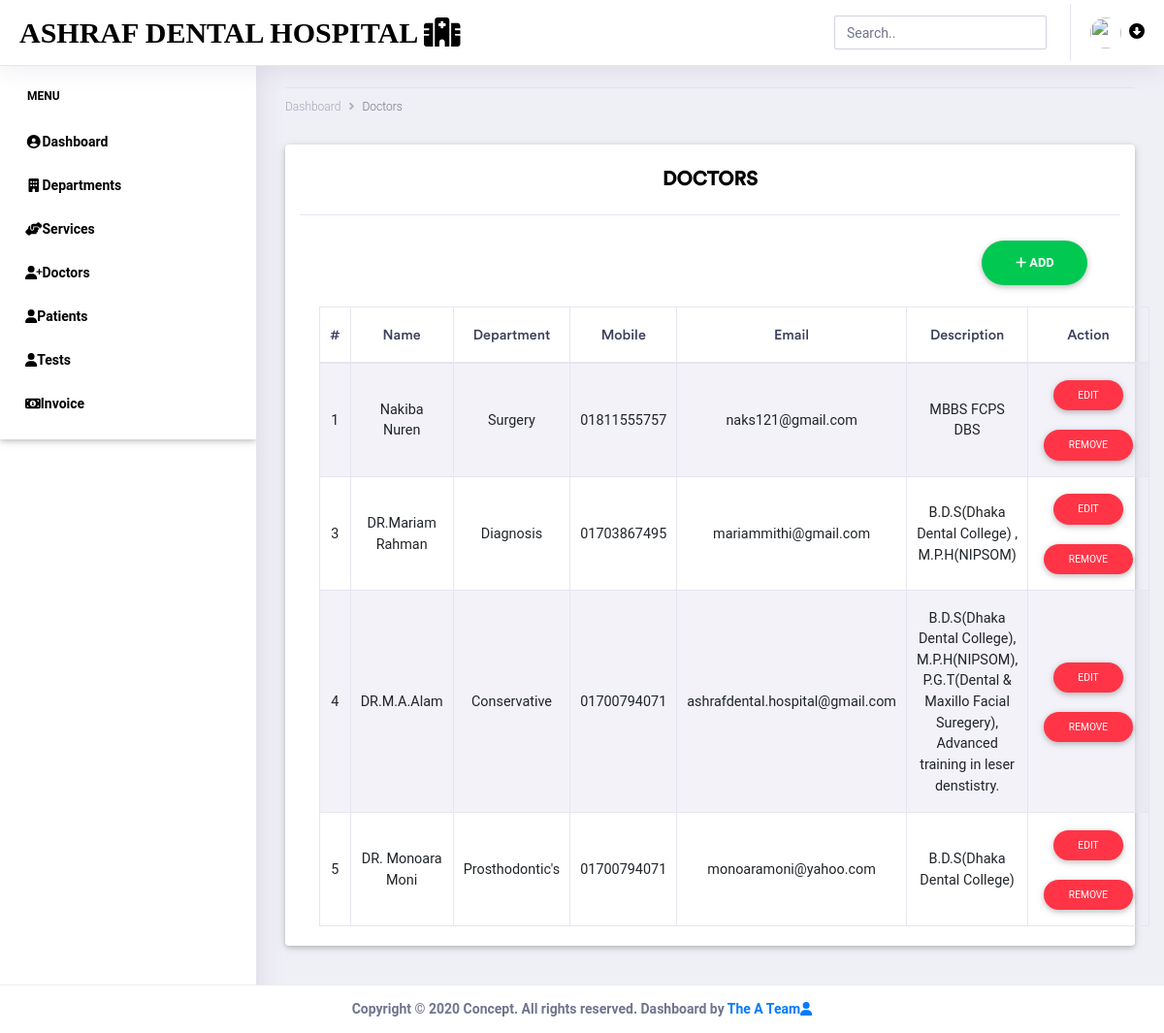
/doctors/ (signed in), run on an earlier commit of the app's database.
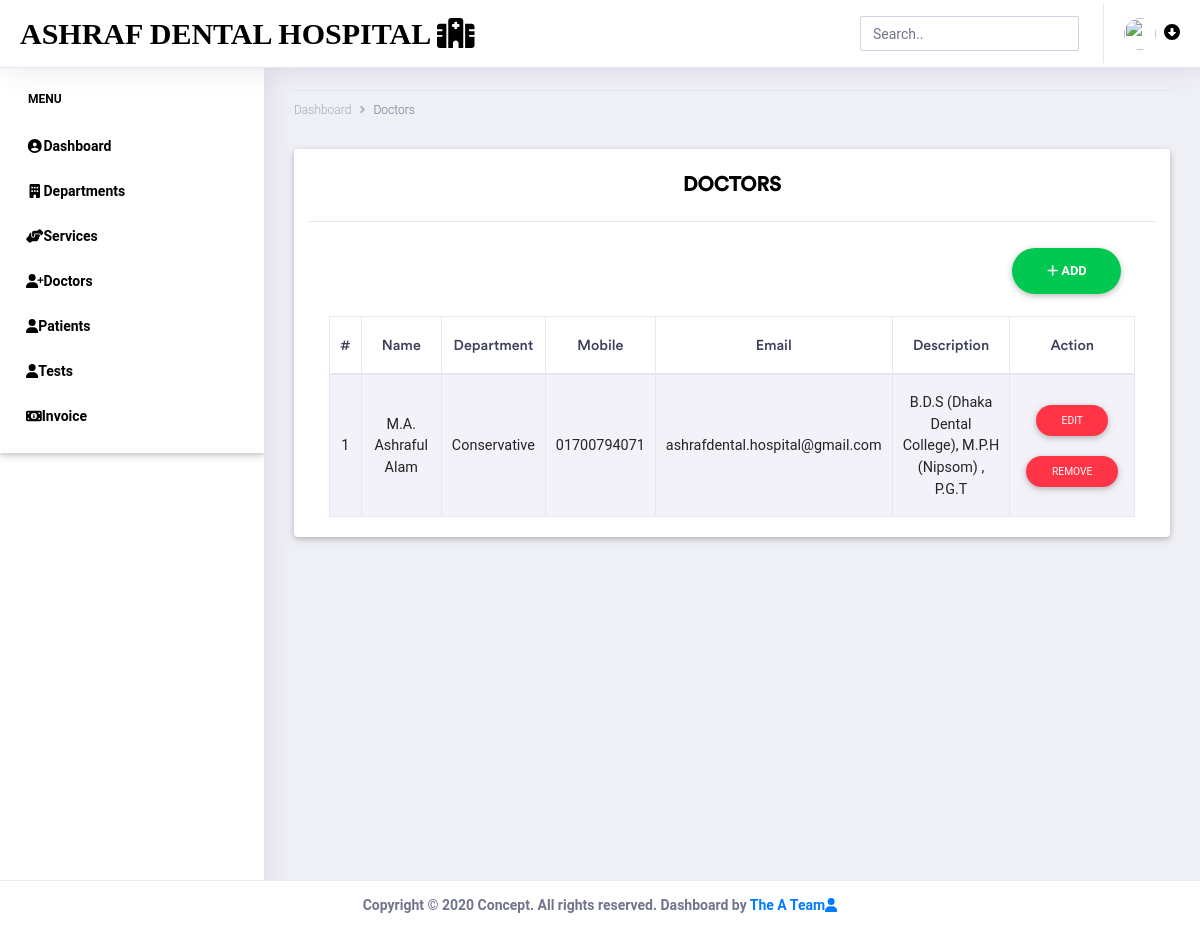
And on a later commit of the database.
### doctor_app/models.py (models this page shows, shortened)
class Doctor(models.Model):
    department = models.ForeignKey(Department, related_name='doctors', on_delete=models.CASCADE)
    name = models.CharField(max_length=128)
    phone = models.CharField(max_length=20)
    email = models.EmailField(default='')
    description = models.TextField(max_length=512)

### department_app/models.py (models this page shows)
class Department(models.Model):
    name = models.CharField(max_length=128)
    def __str__(self):
        return self.name

### doctor_app/views.py (the view)
# urls.py: path('doctors/', include('doctor_app.urls')),
@login_required(login_url="/")
def doctors(request):
    doc = Doctor.objects.all()
    context = {'doctor': doc}
    return render(request, 'doctors.html',context)

### templates/doctors.html (shortened to what the changed rows need)
<!doctype html>
<html lang="en">
<head>
    <link rel="stylesheet" href="/static/assets/vendor/bootstrap/css/bootstrap.min.css">
    <link href="/static/assets/vendor/fonts/circular-std/style.css" rel="stylesheet">
    <link rel="stylesheet" href="/static/assets/libs/css/style.css">
    <link rel="stylesheet" href="/static/assets/vendor/fonts/fontawesome/css/fontawesome-all.css">
    <link rel="stylesheet" href="/static/assets/vendor/charts/chartist-bundle/chartist.css">
    <link rel="stylesheet" href="/static/assets/vendor/charts/morris-bundle/morris.css">
    <link rel="stylesheet" href="/static/assets/vendor/fonts/material-design-iconic-font/css/materialdesignicons.min.css">
    <link rel="stylesheet" href="/static/assets/vendor/charts/c3charts/c3.css">
    <link rel="stylesheet" href="/static/assets/vendor/fonts/flag-icon-css/flag-icon.min.css">
    <link rel="stylesheet" href="/static/assets/libs/css/mdb.min.css" >
    <link rel="stylesheet" href="/static/assets/libs/css/animate-3.7.0.css">
    <link rel="stylesheet" href="/static/assets/libs/css/owl-carousel.min.css">
    <link rel="stylesheet" href="/static/assets/libs/css/mdb.min.css">
    <link rel="stylesheet" href="/static/assets/libs/css/all.css">
</head>
<body>
    <div class="dashboard-main-wrapper">
        <div class="dashboard-wrapper">
            <div class="dashboard-ecommerce">
                <div class="container-fluid dashboard-content ">
            <section class="contact-section area-padding">
                <div class="container card">
                  <div class="card-body">
                    <div id="table" class="table-editable">
                      <table class="table table-bordered table-responsive-md table-striped text-center">
                        <thead>
                          <tr>
                            <th class="text-center" color="black">#</th>
                            <th class="text-center" color="black">Name</th>
                            <th class="text-center" color="black">Department</th>
                              <th class="text-center" color="black">Mobile</th>
                              <th class="text-center" color="black">Email</th>
                            <th class="text-center" color="black">Description</th>
                              <th class="text-center" color="black">Action</th>
                          </tr>
                        </thead>
                        <tbody>
                          {% for val in doctor%}
                             <tr>
                                <td class="pt-3-half"  color="black">{{ val.pk }}</td>
                                <td class="pt-3-half"  color="black">{{ val.name }}</td>
                                 <td class="pt-3-half"  color="black">{{ val.department }}</td>
                                 <td class="pt-3-half"  color="black">{{ val.phone }}</td>
                                 <td class="pt-3-half"  color="black">{{ val.email }}</td>
                                 <td class="pt-3-half"  color="black">{{ val.description }}</td>
                                <td>
                                    <span class="table-edit">
                                <button type="button" class="btn btn-danger btn-rounded btn-sm my-0">Edit</button>
                              </span><p></p>
                                  <span class="table-remove">
                                    <button type="button" class="btn btn-danger btn-rounded btn-sm my-0">Remove</button>
                                  </span>
                                </td>
                              </tr>
                           {% endfor %}
                        </tbody>
                      </table>
                    </div>
                  </div>
                </div>
            </section>
        </div>
    </div>
        </div>
    </div>
</body>
</html>

What changed in the data, as far as the page shows it:
removed Doctor: pk "3", name "DR.Mariam Rahman", department "Diagnosis", phone "01703867495", email "mariammithi@gmail.com", description "B.D.S(Dhaka Dental College) , M.P.H(NIPSOM)"
removed Doctor: pk "4", name "DR.M.A.Alam", department "Conservative", phone "01700794071", email "ashrafdental.hospital@gmail.com", description "B.D.S(Dhaka Dental College), M.P.H(NIPSOM), P.G.T(Dental & Maxillo Facial Suregery), Advanced training in leser denstistry."
removed Doctor: pk "5", name "DR. Monoara Moni", department "Prosthodontic's", phone "01700794071", email "monoaramoni@yahoo.com", description "B.D.S(Dhaka Dental College)"
changed Doctor id 1: name "Nakiba Nuren" → "M.A. Ashraful Alam"; department "Surgery" → "Conservative"; phone "01811555757" → "01700794071"; email "naks121@gmail.com" → "ashrafdental.hospital@gmail.com"; description "MBBS FCPS DBS" → "B.D.S (Dhaka Dental College), M.P.H (Nipsom) , P.G.T"
